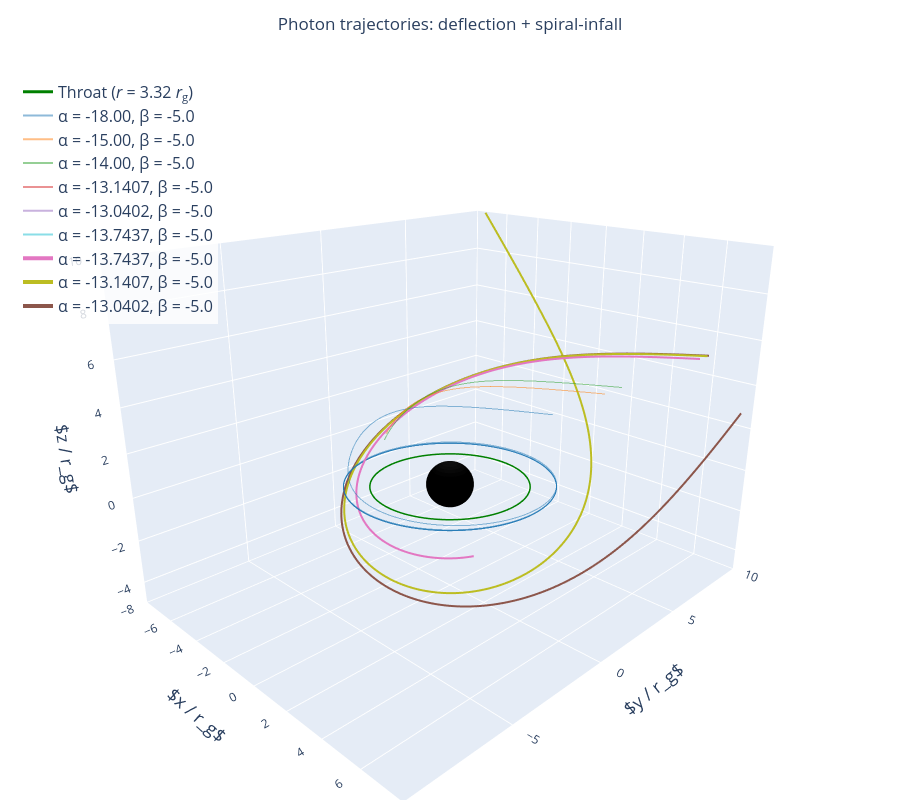

Write notebook code for a chart like this one.
### Code cell
# --- Combined interactive plot: original 6 + spiral trajectories ---
fig2 = go.Figure()

# Black hole
fig2.add_trace(go.Surface(
    x=bh_x, y=bh_y, z=bh_z,
    colorscale=[[0, 'black'], [1, 'black']],
    showscale=False, name=f'Black Hole ({r_sphere:.1f} <i>r</i><sub>g</sub>)',
    opacity=1.0, hoverinfo='name',
))

# Throat ring
fig2.add_trace(go.Scatter3d(
    x=throat_x, y=throat_y, z=throat_z,
    mode='lines', line=dict(color='green', width=3),
    name=f'Throat (<i>r</i> = {r_throat:.2f} <i>r</i><sub>g</sub>)', hoverinfo='name',
))

# Original 6 trajectories (dimmer)
orig_colors = ['#1f77b4', '#ff7f0e', '#2ca02c', '#d62728', '#9467bd', '#17becf']
for i, (fname, label) in enumerate(ray_files):
    data = load_ray(fname)
    x, y, z = data[:, 0], data[:, 1], data[:, 2]
    r = np.sqrt(x**2 + y**2 + z**2)
    mask = r < 30
    fig2.add_trace(go.Scatter3d(
        x=x[mask], y=y[mask], z=z[mask],
        mode='lines', line=dict(color=orig_colors[i], width=2),
        name=label, opacity=0.5,
        hovertemplate='x=%{x:.2f}<br>y=%{y:.2f}<br>z=%{z:.2f}<extra>' + label + '</extra>',
    ))

# Spiral trajectories (prominent)
spiral_colors = ['#e377c2', '#bcbd22', '#8c564b']
for i, (fname, label) in enumerate(spiral_ray_files):
    data = load_ray(fname)
    x, y, z = data[:, 0], data[:, 1], data[:, 2]
    r = np.sqrt(x**2 + y**2 + z**2)
    mask = r < 30
    fig2.add_trace(go.Scatter3d(
        x=x[mask], y=y[mask], z=z[mask],
        mode='lines', line=dict(color=spiral_colors[i], width=4),
        name=label,
        hovertemplate='x=%{x:.2f}<br>y=%{y:.2f}<br>z=%{z:.2f}<extra>' + label + '</extra>',
    ))

fig2.update_layout(
    title=dict(
        text='Photon trajectories: deflection + spiral-infall',
        x=0.5,
    ),
    scene=dict(
        xaxis=dict(title=dict(text='$x / r_g$', font=dict(size=AXIS_LABEL_FONT_SIZE)), range=[-8, 8]),
        yaxis=dict(title=dict(text='$y / r_g$', font=dict(size=AXIS_LABEL_FONT_SIZE)), range=[-10, 10]),
        zaxis=dict(title=dict(text='$z / r_g$', font=dict(size=AXIS_LABEL_FONT_SIZE)), range=[-5, 10]),
        aspectmode='manual',
        aspectratio=dict(x=1, y=1.25, z=0.9),
        camera=dict(
            eye=dict(x=1.5, y=-1.5, z=0.8),
            up=dict(x=0, y=0, z=1),
        ),
    ),
    width=900, height=800,
    legend=dict(x=0.02, y=0.98, bgcolor='rgba(255,255,255,0.8)', font=dict(size=LEGEND_FONT_SIZE)),
    margin=dict(l=0, r=0, t=60, b=0),
)

fig2.show()

### Figure 1 — Plotly figure (JSON) as saved in the notebook; plotly's stock layout.template omitted (floating-point values rounded to 4 significant figures; data arrays with more than 128 entries replaced by an {"elided": "..."} marker saying what was removed)
{"data": [{"colorscale": [[0, "black"], [1, "black"]], "hoverinfo": "name", "name": "Black Hole (1.0 <i>r</i><sub>g</sub>)", "opacity": 1, "showscale": false, "type": "surface", "x": {"elided": "40x20 float values"}, "y": {"elided": "40x20 float values"}, "z": {"elided": "40x20 float values"}}, {"hoverinfo": "name", "line": {"color": "green", "width": 3}, "mode": "lines", "name": "Throat (<i>r</i> = 3.32 <i>r</i><sub>g</sub>)", "type": "scatter3d", "x": [3.32, 3.313, 3.293, 3.26, 3.214, 3.154, 3.082, 2.998, 2.901, 2.793, 2.673, 2.543, 2.403, 2.253, 2.093, 1.926, 1.75, 1.568, 1.379, 1.185, 0.9858, 0.7827, 0.5765, 0.368, 0.158, -0.05267, -0.2631, -0.4725, -0.68, -0.8847, -1.086, -1.283, -1.474, -1.66, -1.839, -2.011, -2.174, -2.329, -2.474, -2.61, -2.735, -2.849, -2.951, -3.041, -3.12, -3.186, -3.238, -3.278, -3.305, -3.318, -3.318, -3.305, -3.278, -3.238, -3.186, -3.12, -3.041, -2.951, -2.849, -2.735, -2.61, -2.474, -2.329, -2.174, -2.011, -1.839, -1.66, -1.474, -1.283, -1.086, -0.8847, -0.68, -0.4725, -0.2631, -0.05267, 0.158, 0.368, 0.5765, 0.7827, 0.9858, 1.185, 1.379, 1.568, 1.75, 1.926, 2.093, 2.253, 2.403, 2.543, 2.673, 2.793, 2.901, 2.998, 3.082, 3.154, 3.214, 3.26, 3.293, 3.313, 3.32], "y": [0.0, 0.2106, 0.4203, 0.6283, 0.8338, 1.036, 1.234, 1.427, 1.614, 1.795, 1.968, 2.134, 2.291, 2.439, 2.577, 2.704, 2.821, 2.926, 3.02, 3.101, 3.17, 3.226, 3.27, 3.3, 3.316, 3.32, 3.31, 3.286, 3.25, 3.2, 3.137, 3.062, 2.975, 2.875, 2.764, 2.642, 2.509, 2.366, 2.214, 2.052, 1.883, 1.705, 1.521, 1.331, 1.136, 0.9354, 0.7314, 0.5246, 0.3156, 0.1053, -0.1053, -0.3156, -0.5246, -0.7314, -0.9354, -1.136, -1.331, -1.521, -1.705, -1.883, -2.052, -2.214, -2.366, -2.509, -2.642, -2.764, -2.875, -2.975, -3.062, -3.137, -3.2, -3.25, -3.286, -3.31, -3.32, -3.316, -3.3, -3.27, -3.226, -3.17, -3.101, -3.02, -2.926, -2.821, -2.704, -2.577, -2.439, -2.291, -2.134, -1.968, -1.795, -1.614, -1.427, -1.234, -1.036, -0.8338, -0.6283, -0.4203, -0.2106, -8.132e-16], "z": [0.0, 0.0, 0.0, 0.0, 0.0, 0.0, 0.0, 0.0, 0.0, 0.0, 0.0, 0.0, 0.0, 0.0, 0.0, 0.0, 0.0, 0.0, 0.0, 0.0, 0.0, 0.0, 0.0, 0.0, 0.0, 0.0, 0.0, 0.0, 0.0, 0.0, 0.0, 0.0, 0.0, 0.0, 0.0, 0.0, 0.0, 0.0, 0.0, 0.0, 0.0, 0.0, 0.0, 0.0, 0.0, 0.0, 0.0, 0.0, 0.0, 0.0, 0.0, 0.0, 0.0, 0.0, 0.0, 0.0, 0.0, 0.0, 0.0, 0.0, 0.0, 0.0, 0.0, 0.0, 0.0, 0.0, 0.0, 0.0, 0.0, 0.0, 0.0, 0.0, 0.0, 0.0, 0.0, 0.0, 0.0, 0.0, 0.0, 0.0, 0.0, 0.0, 0.0, 0.0, 0.0, 0.0, 0.0, 0.0, 0.0, 0.0, 0.0, 0.0, 0.0, 0.0, 0.0, 0.0, 0.0, 0.0, 0.0, 0.0]}, {"hovertemplate": "x=%{x:.2f}<br>y=%{y:.2f}<br>z=%{z:.2f}<extra>α = -18.00, β = -5.0</extra>", "line": {"color": "#1f77b4", "width": 2}, "mode": "lines", "name": "α = -18.00, β = -5.0", "opacity": 0.5, "type": "scatter3d", "x": {"elided": "3083 float values"}, "y": {"elided": "3083 float values"}, "z": {"elided": "3083 float values"}}, {"hovertemplate": "x=%{x:.2f}<br>y=%{y:.2f}<br>z=%{z:.2f}<extra>α = -15.00, β = -5.0</extra>", "line": {"color": "#ff7f0e", "width": 2}, "mode": "lines", "name": "α = -15.00, β = -5.0", "opacity": 0.5, "type": "scatter3d", "x": {"elided": "2101 float values"}, "y": {"elided": "2101 float values"}, "z": {"elided": "2101 float values"}}, {"hovertemplate": "x=%{x:.2f}<br>y=%{y:.2f}<br>z=%{z:.2f}<extra>α = -14.00, β = -5.0</extra>", "line": {"color": "#2ca02c", "width": 2}, "mode": "lines", "name": "α = -14.00, β = -5.0", "opacity": 0.5, "type": "scatter3d", "x": {"elided": "2328 float values"}, "y": {"elided": "2328 float values"}, "z": {"elided": "2328 float values"}}, {"hovertemplate": "x=%{x:.2f}<br>y=%{y:.2f}<br>z=%{z:.2f}<extra>α = -13.1407, β = -5.0</extra>", "line": {"color": "#d62728", "width": 2}, "mode": "lines", "name": "α = -13.1407, β = -5.0", "opacity": 0.5, "type": "scatter3d", "x": {"elided": "4828 float values"}, "y": {"elided": "4828 float values"}, "z": {"elided": "4828 float values"}}, {"hovertemplate": "x=%{x:.2f}<br>y=%{y:.2f}<br>z=%{z:.2f}<extra>α = -13.0402, β = -5.0</extra>", "line": {"color": "#9467bd", "width": 2}, "mode": "lines", "name": "α = -13.0402, β = -5.0", "opacity": 0.5, "type": "scatter3d", "x": {"elided": "4207 float values"}, "y": {"elided": "4207 float values"}, "z": {"elided": "4207 float values"}}, {"hovertemplate": "x=%{x:.2f}<br>y=%{y:.2f}<br>z=%{z:.2f}<extra>α = -13.7437, β = -5.0</extra>", "line": {"color": "#17becf", "width": 2}, "mode": "lines", "name": "α = -13.7437, β = -5.0", "opacity": 0.5, "type": "scatter3d", "x": {"elided": "2591 float values"}, "y": {"elided": "2591 float values"}, "z": {"elided": "2591 float values"}}, {"hovertemplate": "x=%{x:.2f}<br>y=%{y:.2f}<br>z=%{z:.2f}<extra>α = -13.7437, β = -5.0</extra>", "line": {"color": "#e377c2", "width": 4}, "mode": "lines", "name": "α = -13.7437, β = -5.0", "type": "scatter3d", "x": {"elided": "2591 float values"}, "y": {"elided": "2591 float values"}, "z": {"elided": "2591 float values"}}, {"hovertemplate": "x=%{x:.2f}<br>y=%{y:.2f}<br>z=%{z:.2f}<extra>α = -13.1407, β = -5.0</extra>", "line": {"color": "#bcbd22", "width": 4}, "mode": "lines", "name": "α = -13.1407, β = -5.0", "type": "scatter3d", "x": {"elided": "4828 float values"}, "y": {"elided": "4828 float values"}, "z": {"elided": "4828 float values"}}, {"hovertemplate": "x=%{x:.2f}<br>y=%{y:.2f}<br>z=%{z:.2f}<extra>α = -13.0402, β = -5.0</extra>", "line": {"color": "#8c564b", "width": 4}, "mode": "lines", "name": "α = -13.0402, β = -5.0", "type": "scatter3d", "x": {"elided": "4207 float values"}, "y": {"elided": "4207 float values"}, "z": {"elided": "4207 float values"}}], "layout": {"height": 800, "legend": {"bgcolor": "rgba(255,255,255,0.8)", "font": {"size": 16}, "x": 0.02, "y": 0.98}, "margin": {"b": 0, "l": 0, "r": 0, "t": 60}, "scene": {"aspectmode": "manual", "aspectratio": {"x": 1, "y": 1.25, "z": 0.9}, "camera": {"eye": {"x": 1.5, "y": -1.5, "z": 0.8}, "up": {"x": 0, "y": 0, "z": 1}}, "xaxis": {"range": [-8, 8], "title": {"font": {"size": 18}, "text": "$x / r_g$"}}, "yaxis": {"range": [-10, 10], "title": {"font": {"size": 18}, "text": "$y / r_g$"}}, "zaxis": {"range": [-5, 10], "title": {"font": {"size": 18}, "text": "$z / r_g$"}}}, "title": {"text": "Photon trajectories: deflection + spiral-infall", "x": 0.5}, "width": 900}}
